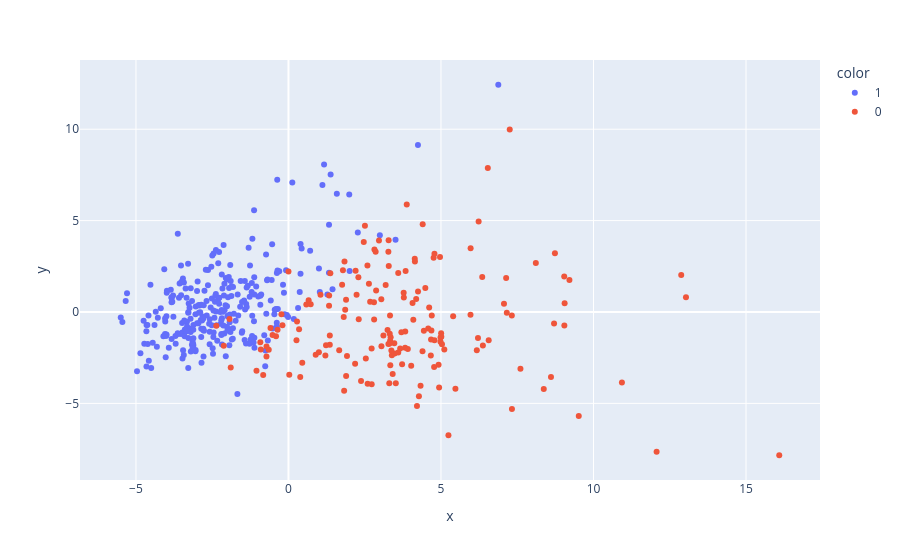

Notebook code cell kept with this figure:
### Code cell
import plotly.express as px
y_train_trf = y_train.astype(str)
fig = px.scatter(x = X_train_pca[:,0],
                 y= X_train_pca[:,1],
                 color = y_train_trf
                )

fig.show()

### Figure 1 — Plotly figure (JSON) as saved in the notebook; plotly's stock layout.template omitted (floating-point values rounded to 4 significant figures; data arrays with more than 128 entries replaced by an {"elided": "..."} marker saying what was removed)
{"data": [{"hovertemplate": "color=1<br>x=%{x}<br>y=%{y}<extra></extra>", "legendgroup": "1", "marker": {"color": "#636efa", "symbol": "circle"}, "mode": "markers", "name": "1", "orientation": "v", "showlegend": true, "type": "scatter", "x": {"elided": "286 float values"}, "xaxis": "x", "y": {"elided": "286 float values"}, "yaxis": "y"}, {"hovertemplate": "color=0<br>x=%{x}<br>y=%{y}<extra></extra>", "legendgroup": "0", "marker": {"color": "#EF553B", "symbol": "circle"}, "mode": "markers", "name": "0", "orientation": "v", "showlegend": true, "type": "scatter", "x": {"elided": "169 float values"}, "xaxis": "x", "y": {"elided": "169 float values"}, "yaxis": "y"}], "layout": {"legend": {"title": {"text": "color"}, "tracegroupgap": 0}, "margin": {"t": 60}, "xaxis": {"anchor": "y", "domain": [0, 1], "title": {"text": "x"}}, "yaxis": {"anchor": "x", "domain": [0, 1], "title": {"text": "y"}}}}
